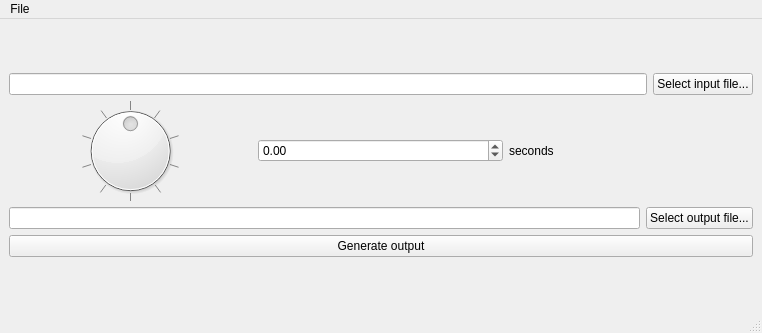
<?xml version="1.0" encoding="UTF-8"?>
<ui version="4.0">
    <class>MainWindow</class>
    <widget class="QMainWindow" name="MainWindow">
        <property name="geometry">
            <rect>
                <x>0</x>
                <y>0</y>
                <width>762</width>
                <height>333</height>
            </rect>
        </property>
        <property name="sizePolicy">
            <sizepolicy hsizetype="Fixed" vsizetype="Fixed">
                <horstretch>0</horstretch>
                <verstretch>0</verstretch>
            </sizepolicy>
        </property>
        <property name="minimumSize">
            <size>
                <width>762</width>
                <height>0</height>
            </size>
        </property>
        <property name="maximumSize">
            <size>
                <width>762</width>
                <height>333</height>
            </size>
        </property>
        <property name="windowTitle">
            <string>SRT time adjuster</string>
        </property>
        <widget class="QWidget" name="centralwidget">
            <layout class="QVBoxLayout" name="verticalLayout">
                <item>
                    <layout class="QVBoxLayout" name="TopLevelLayout">
                        <item>
                            <layout class="QHBoxLayout" name="inputFileSubLayout">
                                <item>
                                    <widget class="QLineEdit" name="inputFileEdit">
                                        <property name="enabled">
                                            <bool>true</bool>
                                        </property>
                                        <property name="readOnly">
                                            <bool>true</bool>
                                        </property>
                                    </widget>
                                </item>
                                <item>
                                    <widget class="QPushButton" name="selectInputFileButton">
                                        <property name="text">
                                            <string>Select input file...</string>
                                        </property>
                                    </widget>
                                </item>
                            </layout>
                        </item>
                        <item>
                            <layout class="QGridLayout" name="dialSubLayout">
                                <item row="1" column="1">
                                    <widget class="QDoubleSpinBox" name="doubleSpinBoxSeconds">
                                        <property name="minimum">
                                            <double>-1000.000000000000000</double>
                                        </property>
                                        <property name="maximum">
                                            <double>1000.000000000000000</double>
                                        </property>
                                        <property name="singleStep">
                                            <double>0.100000000000000</double>
                                        </property>
                                    </widget>
                                </item>
                                <item row="1" column="0">
                                    <widget class="QDial" name="dialSeconds">
                                        <property name="sizePolicy">
                                            <sizepolicy hsizetype="Fixed" vsizetype="Fixed">
                                                <horstretch>0</horstretch>
                                                <verstretch>0</verstretch>
                                            </sizepolicy>
                                        </property>
                                        <property name="minimumSize">
                                            <size>
                                                <width>243</width>
                                                <height>100</height>
                                            </size>
                                        </property>
                                        <property name="minimum">
                                            <number>-1000</number>
                                        </property>
                                        <property name="maximum">
                                            <number>1000</number>
                                        </property>
                                        <property name="value">
                                            <number>0</number>
                                        </property>
                                        <property name="sliderPosition">
                                            <number>0</number>
                                        </property>
                                        <property name="wrapping">
                                            <bool>true</bool>
                                        </property>
                                        <property name="notchTarget">
                                            <double>100.000000000000000</double>
                                        </property>
                                        <property name="notchesVisible">
                                            <bool>true</bool>
                                        </property>
                                    </widget>
                                </item>
                                <item row="1" column="2">
                                    <widget class="QLabel" name="dialSecondsLabel">
                                        <property name="text">
                                            <string>seconds</string>
                                        </property>
                                    </widget>
                                </item>
                            </layout>
                        </item>
                        <item>
                            <layout class="QHBoxLayout" name="outputFileSubLayout">
                                <item>
                                    <widget class="QLineEdit" name="outputFileEdit"/>
                                </item>
                                <item>
                                    <widget class="QPushButton" name="selectOutputFileButton">
                                        <property name="text">
                                            <string>Select output file...</string>
                                        </property>
                                    </widget>
                                </item>
                            </layout>
                        </item>
                        <item>
                            <widget class="QPushButton" name="generateOutputButton">
                                <property name="text">
                                    <string>Generate output</string>
                                </property>
                            </widget>
                        </item>
                    </layout>
                </item>
            </layout>
        </widget>
        <widget class="QMenuBar" name="menubar">
            <property name="geometry">
                <rect>
                    <x>0</x>
                    <y>0</y>
                    <width>762</width>
                    <height>27</height>
                </rect>
            </property>
            <widget class="QMenu" name="menuFile">
                <property name="title">
                    <string>File</string>
                </property>
                <addaction name="actionOpen_File"/>
                <addaction name="actionQuit"/>
            </widget>
            <addaction name="menuFile"/>
        </widget>
        <widget class="QStatusBar" name="statusbar"/>
        <action name="actionQuit">
            <property name="text">
                <string>Quit</string>
            </property>
        </action>
        <action name="actionOpen_File">
            <property name="text">
                <string>Open File...</string>
            </property>
            <property name="toolTip">
                <string>Open Srt File</string>
            </property>
        </action>
    </widget>
    <resources/>
    <connections>
        <connection>
            <sender>actionQuit</sender>
            <signal>activated()</signal>
            <receiver>MainWindow</receiver>
            <slot>close()</slot>
            <hints>
                <hint type="sourcelabel">
                    <x>-1</x>
                    <y>-1</y>
                </hint>
                <hint type="destinationlabel">
                    <x>399</x>
                    <y>299</y>
                </hint>
            </hints>
        </connection>
    </connections>
</ui>
